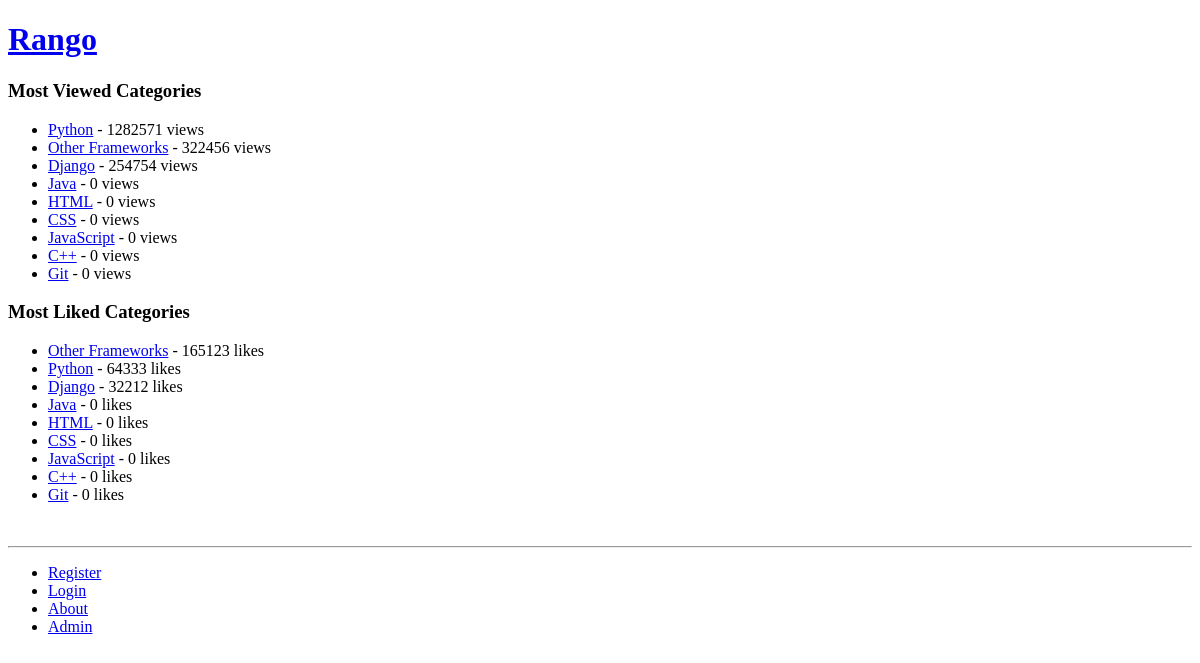
The app's page /rango/, older data.
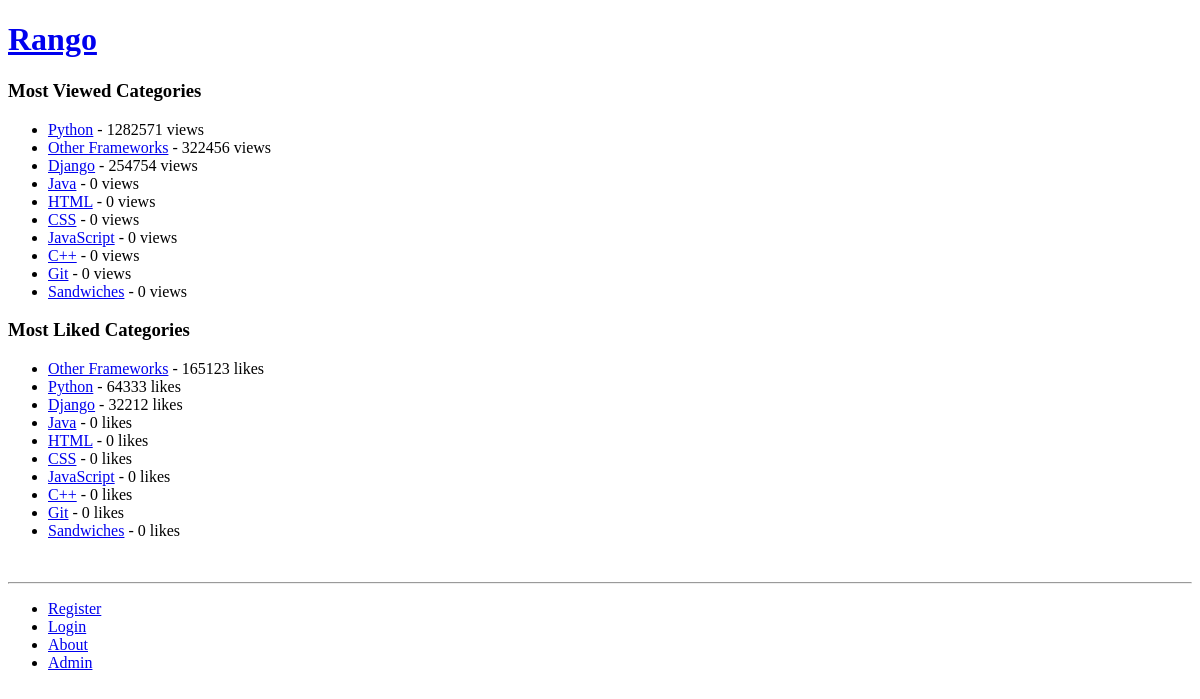
The same page, newer data.
### rango/models.py (models this page shows, shortened)
class Category(models.Model):
    name = models.CharField(max_length=128, unique=True)
    likes = models.IntegerField(default=0)
    views = models.IntegerField(default=0)
    slug = models.SlugField()
    class Meta:
        verbose_name_plural = "categories"

### rango/views.py (the view)
def index(request):
    context_dict = {}
    category_list_likes = Category.objects.order_by('-likes')#[:5]
    context_dict['categories_by_likes'] = category_list_likes
    category_list_views = Category.objects.order_by('-views')#[:5]
    context_dict['categories_by_views'] = category_list_views
    return render(request, 'rango/index.html', context_dict)

### templates/rango/index.html (shortened to what this page needs)
{% extends 'rango/base.html' %}
{% block body_block %}
    {% if categories_by_views %}
        <h3>Most Viewed Categories</h3>
        <ul>
            {% for category in categories_by_views %}
                <li>
                    <a href="/rango/category/{{ category.slug }}">
                        {{ category.name }}</a>
                    - {{ category.views }} views
                </li>
            {% endfor %}
        </ul>
    {% else %}
        <strong>There are no categories present.</strong>
    {% endif %}
    {% if categories_by_likes %}
        <h3>Most Liked Categories</h3>
        <ul>
            {% for category in categories_by_likes %}
                <li>
                    <a href="/rango/category/{{ category.slug }}">
                        {{ category.name }}</a>
                    - {{ category.likes }} likes
                </li>
            {% endfor %}
        </ul>
    {% endif %}
{% endblock %}

### templates/rango/base.html (shortened to what this page needs)
<!DOCTYPE html>
<html>
    <head>
    </head>
    <body>
        <div>
            <h1><a href="/rango/">Rango</a>
            </h1>
        </div>
        <div>
            {% block body_block %}{% endblock %}
        </div>
        <br/>
        <hr/>
        <div>
            <ul>
            {% if user.is_authenticated %}
                {% block logged_in_links %}{% endblock %}
                {% block no_add_category_link %}
                    <li><a href="{% url 'add_category' %}">Add a new category</a></li>
                {% endblock %}
                <li><a href="{% url 'logout' %}">Logout</a></li>
            {% else %}
                {% block no_register_link %}
                    <li><a href="{% url 'register' %}">Register</a></li>
                {% endblock %}
                {% block no_login_link %}
                    <li><a href="{% url 'login' %}">Login</a></li>
                {% endblock %}
            {% endif %}
                {% block no_about_link %}
                    <li><a href="{% url 'about' %}">About</a></li>
                {% endblock %}
                <li><a href="/admin/">Admin</a></li><br/>
            </ul>
        </div>
    </body>
</html>

Row changes from the older to the newer data that the page shows:
added Category: name "Sandwiches", views "0", likes "0"
